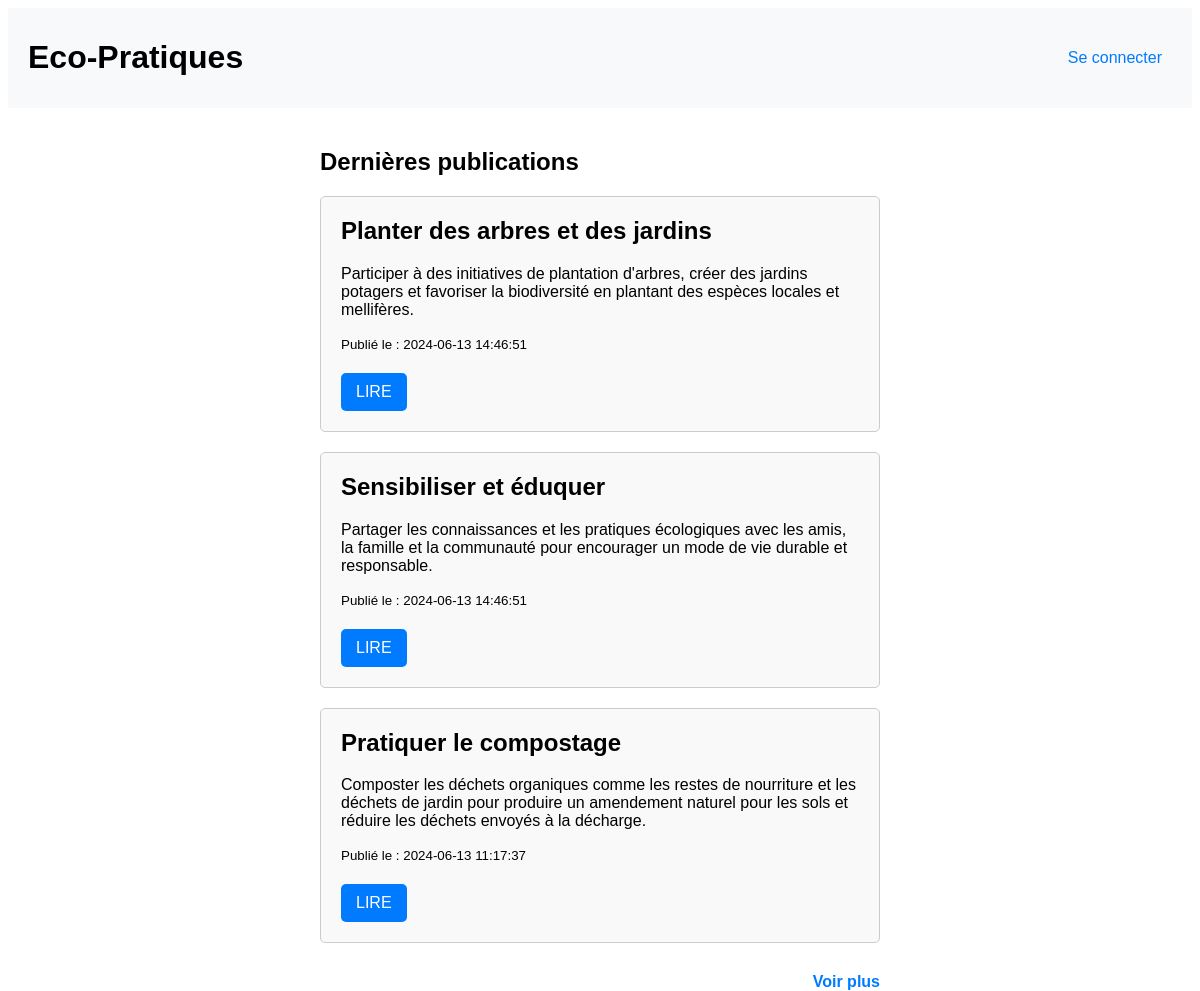
The page / on the database its author committed.
### tables this page shows
CREATE TABLE `article` (
  `id_article` int NOT NULL,
  `id_user` int DEFAULT NULL,
  `titre` varchar(255) NOT NULL,
  `description` text NOT NULL,
  `date` datetime DEFAULT CURRENT_TIMESTAMP
);

### index.php (the view, shortened to what this page needs)
<?php
require_once 'include/db_connect.php';
$sql = "SELECT id_article, titre, description, date FROM Article ORDER BY date DESC LIMIT 3";
$stmt = $pdo->prepare($sql);
$stmt->execute();
$articles = $stmt->fetchAll(PDO::FETCH_ASSOC);
?>
<!DOCTYPE html>
<html lang="fr">
<head>
    <link rel="stylesheet" href="./style/style.css">
</head>
<body>
    <header>
        <div>
            <h1>Eco-Pratiques</h1>
        </div>
        <nav>
            <?php if (isset($_SESSION['user_id'])): ?>
                <?php if ($_SESSION['role'] == 'admin'): ?>
                    <a href="admin.php">Mon espace</a>
                <?php elseif ($_SESSION['role'] == 'editor'): ?>
                    <a href="editor.php">Mon espace</a>
                <?php endif; ?>
                <a href="logout.php">Se déconnecter</a>
            <?php else: ?>
                <a href="login_register.php">Se connecter</a>
            <?php endif; ?>
        </nav>
    </header>
    <main>
        <h2>Dernières publications</h2>
        <?php foreach ($articles as $article): ?>
            <article>
                <h2><?php echo htmlspecialchars($article['titre']); ?></h2>
                <p><?php echo htmlspecialchars($article['description']); ?></p>
                <p><small>Publié le : <?php echo htmlspecialchars($article['date']); ?></small></p>
                <a href="article.php?id=<?php echo $article['id_article']; ?>">LIRE</a>
            </article>
        <?php endforeach; ?>
        <a id="voir-plus" href="liste_article.php">Voir plus</a>
    </main>
</body>
</html>

### style/style.css (style rules this page uses)
* { box-sizing: border-box; }
body { font-family: Arial, Helvetica, sans-serif; }
header { background-color: #f8f9fa; padding: 10px 20px; display: flex; justify-content: space-between; align-items: center; }
nav a { margin: 0 10px; text-decoration: none; color: #007bff; }
main { padding: 20px; max-width: 600px; margin: 0 auto; }
article { border: 1px solid #ccc; padding: 20px; margin-bottom: 20px; border-radius: 5px; background-color: #f9f9f9; }
article h2 { margin-top: 0; }
article p { margin-bottom: 10px; }
article a { display: inline-block; margin-top: 10px; padding: 10px 15px; background-color: #007bff; color: white; text-decoration: none; border-radius: 5px; }
#voir-plus { float: right; margin-top: 10px; color: #007bff; text-decoration: none; font-weight: bold; }

### rows shown on the page
article: titre "Planter des arbres et des jardins", description "Participer à des initiatives de plantation d'arbres, créer des jardins potagers et favoriser la biodiversité en plantant des espèces locales et mellifères.", date "2024-06-13 14:46:51"
article: titre "Sensibiliser et éduquer", description "Partager les connaissances et les pratiques écologiques avec les amis, la famille et la communauté pour encourager un mode de vie durable et responsable.", date "2024-06-13 14:46:51"
article: titre "Pratiquer le compostage", description "Composter les déchets organiques comme les restes de nourriture et les déchets de jardin pour produire un amendement naturel pour les sols et réduire les déchets envoyés à la décharge.", date "2024-06-13 11:17:37"
